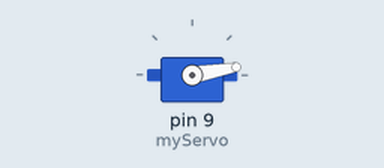
A sketch run on a simulated Arduino Uno, built with avr-gcc and run on an emulated ATmega328P. On the bench: servo.

Above: at 0.05 s.
At 3.5 s:
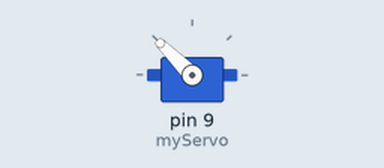
At 5.25 s:
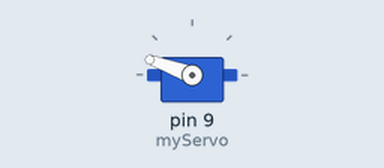
At 7.0 s:
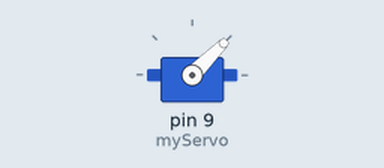
Timing chart, 0 to 9.1 s (numbered marks = the images above):
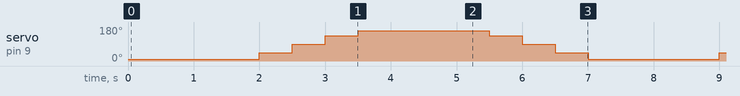

The sketch:

Servo_Control_1.ino
```cpp
#include <Servo.h>
Servo myServo;
int servoPos = 90;
int servoPin = 9;

void setup() {
  // put your setup code here, to run once:
  Serial.begin(9600);
  myServo.attach(9);
}

void loop() {
  // put your main code here, to run repeatedly:
  myServo.write(10);
  delay(2000);
  myServo.write(45);
  delay(500);
  myServo.write(90);
  delay(500);
  myServo.write(135);
  delay(500);
  myServo.write(160);
  delay(2000);
  myServo.write(135);
  delay(500);
  myServo.write(90);
  delay(500);
  myServo.write(45);
  delay(500);
}
```

Measured:
- by itself, servo on pin 9 (myServo): repeats every 7.0 s: 90° 0.50 s, 135° 0.50 s, 160° 2.0 s, 135° 0.50 s, 90° 0.50 s, 45° 0.50 s, 10° 2.0 s, 45° 0.50 s
